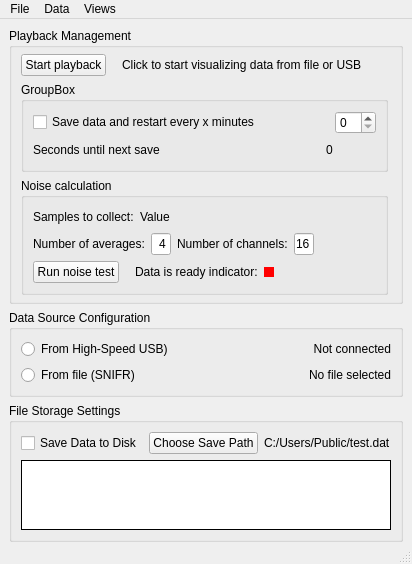
<?xml version="1.0" encoding="UTF-8"?>
<ui version="4.0">
 <class>RTVTControlWindow</class>
 <widget class="QMainWindow" name="RTVTControlWindow">
  <property name="geometry">
   <rect>
    <x>0</x>
    <y>0</y>
    <width>383</width>
    <height>533</height>
   </rect>
  </property>
  <property name="windowTitle">
   <string>MainWindow</string>
  </property>
  <widget class="QWidget" name="centralwidget">
   <layout class="QVBoxLayout" name="verticalLayout">
    <property name="bottomMargin">
     <number>0</number>
    </property>
    <item>
     <widget class="QGroupBox" name="groupBox">
      <property name="title">
       <string>Playback Management</string>
      </property>
      <layout class="QVBoxLayout" name="verticalLayout_2">
       <property name="spacing">
        <number>6</number>
       </property>
       <property name="topMargin">
        <number>6</number>
       </property>
       <property name="rightMargin">
        <number>12</number>
       </property>
       <property name="bottomMargin">
        <number>6</number>
       </property>
       <item>
        <layout class="QHBoxLayout" name="horizontalLayout_3">
         <item>
          <widget class="QPushButton" name="playWithoutRecordingButton">
           <property name="text">
            <string>Start playback</string>
           </property>
          </widget>
         </item>
         <item>
          <spacer name="horizontalSpacer_6">
           <property name="orientation">
            <enum>Qt::Horizontal</enum>
           </property>
           <property name="sizeType">
            <enum>QSizePolicy::Fixed</enum>
           </property>
           <property name="sizeHint" stdset="0">
            <size>
             <width>10</width>
             <height>20</height>
            </size>
           </property>
          </spacer>
         </item>
         <item>
          <widget class="QLabel" name="label">
           <property name="text">
            <string>Click to start visualizing data from file or USB</string>
           </property>
          </widget>
         </item>
         <item>
          <spacer name="horizontalSpacer_9">
           <property name="orientation">
            <enum>Qt::Horizontal</enum>
           </property>
           <property name="sizeHint" stdset="0">
            <size>
             <width>40</width>
             <height>20</height>
            </size>
           </property>
          </spacer>
         </item>
        </layout>
       </item>
       <item>
        <widget class="QGroupBox" name="groupBox_4">
         <property name="title">
          <string>GroupBox</string>
         </property>
         <layout class="QVBoxLayout" name="verticalLayout_4">
          <item>
           <layout class="QHBoxLayout" name="horizontalLayout_9">
            <item>
             <widget class="QCheckBox" name="recursiveSaveCheckbox">
              <property name="text">
               <string>Save data and restart every x minutes</string>
              </property>
             </widget>
            </item>
            <item>
             <spacer name="horizontalSpacer_8">
              <property name="orientation">
               <enum>Qt::Horizontal</enum>
              </property>
              <property name="sizeHint" stdset="0">
               <size>
                <width>40</width>
                <height>20</height>
               </size>
              </property>
             </spacer>
            </item>
            <item>
             <widget class="QSpinBox" name="recursiveSaveSpinbox"/>
            </item>
           </layout>
          </item>
          <item>
           <layout class="QHBoxLayout" name="horizontalLayout_8">
            <item>
             <widget class="QLabel" name="label_6">
              <property name="text">
               <string>Seconds until next save</string>
              </property>
             </widget>
            </item>
            <item>
             <spacer name="horizontalSpacer_7">
              <property name="orientation">
               <enum>Qt::Horizontal</enum>
              </property>
              <property name="sizeHint" stdset="0">
               <size>
                <width>40</width>
                <height>20</height>
               </size>
              </property>
             </spacer>
            </item>
            <item>
             <widget class="QLabel" name="countdownText">
              <property name="minimumSize">
               <size>
                <width>50</width>
                <height>0</height>
               </size>
              </property>
              <property name="layoutDirection">
               <enum>Qt::RightToLeft</enum>
              </property>
              <property name="text">
               <string>0</string>
              </property>
             </widget>
            </item>
           </layout>
          </item>
         </layout>
        </widget>
       </item>
       <item>
        <widget class="QGroupBox" name="groupBox_3">
         <property name="title">
          <string>Noise calculation</string>
         </property>
         <layout class="QVBoxLayout" name="verticalLayout_3">
          <item>
           <layout class="QHBoxLayout" name="horizontalLayout_7">
            <item>
             <widget class="QLabel" name="label_4">
              <property name="sizePolicy">
               <sizepolicy hsizetype="Minimum" vsizetype="Preferred">
                <horstretch>0</horstretch>
                <verstretch>0</verstretch>
               </sizepolicy>
              </property>
              <property name="text">
               <string>Samples to collect:</string>
              </property>
             </widget>
            </item>
            <item>
             <widget class="QLabel" name="samplesToCollectLabel">
              <property name="sizePolicy">
               <sizepolicy hsizetype="MinimumExpanding" vsizetype="Preferred">
                <horstretch>0</horstretch>
                <verstretch>0</verstretch>
               </sizepolicy>
              </property>
              <property name="minimumSize">
               <size>
                <width>50</width>
                <height>0</height>
               </size>
              </property>
              <property name="maximumSize">
               <size>
                <width>16777215</width>
                <height>100</height>
               </size>
              </property>
              <property name="text">
               <string>Value</string>
              </property>
              <property name="alignment">
               <set>Qt::AlignLeading|Qt::AlignLeft|Qt::AlignVCenter</set>
              </property>
             </widget>
            </item>
            <item>
             <spacer name="horizontalSpacer_2">
              <property name="orientation">
               <enum>Qt::Horizontal</enum>
              </property>
              <property name="sizeType">
               <enum>QSizePolicy::Fixed</enum>
              </property>
              <property name="sizeHint" stdset="0">
               <size>
                <width>10</width>
                <height>20</height>
               </size>
              </property>
             </spacer>
            </item>
           </layout>
          </item>
          <item>
           <layout class="QHBoxLayout" name="horizontalLayout_5">
            <item>
             <widget class="QLabel" name="label_3">
              <property name="sizePolicy">
               <sizepolicy hsizetype="Fixed" vsizetype="Preferred">
                <horstretch>0</horstretch>
                <verstretch>0</verstretch>
               </sizepolicy>
              </property>
              <property name="text">
               <string>Number of averages:</string>
              </property>
             </widget>
            </item>
            <item>
             <widget class="QLineEdit" name="numAveragesText">
              <property name="sizePolicy">
               <sizepolicy hsizetype="Fixed" vsizetype="Fixed">
                <horstretch>0</horstretch>
                <verstretch>0</verstretch>
               </sizepolicy>
              </property>
              <property name="maximumSize">
               <size>
                <width>20</width>
                <height>16777215</height>
               </size>
              </property>
              <property name="text">
               <string>4</string>
              </property>
              <property name="maxLength">
               <number>10</number>
              </property>
              <property name="alignment">
               <set>Qt::AlignRight|Qt::AlignTrailing|Qt::AlignVCenter</set>
              </property>
             </widget>
            </item>
            <item>
             <widget class="QLabel" name="label_5">
              <property name="sizePolicy">
               <sizepolicy hsizetype="Fixed" vsizetype="Preferred">
                <horstretch>0</horstretch>
                <verstretch>0</verstretch>
               </sizepolicy>
              </property>
              <property name="text">
               <string>Number of channels:</string>
              </property>
             </widget>
            </item>
            <item>
             <widget class="QLineEdit" name="numberOfChannelsToViewField">
              <property name="sizePolicy">
               <sizepolicy hsizetype="Fixed" vsizetype="Fixed">
                <horstretch>0</horstretch>
                <verstretch>0</verstretch>
               </sizepolicy>
              </property>
              <property name="maximumSize">
               <size>
                <width>20</width>
                <height>16777215</height>
               </size>
              </property>
              <property name="text">
               <string>16</string>
              </property>
              <property name="alignment">
               <set>Qt::AlignRight|Qt::AlignTrailing|Qt::AlignVCenter</set>
              </property>
             </widget>
            </item>
            <item>
             <spacer name="horizontalSpacer">
              <property name="orientation">
               <enum>Qt::Horizontal</enum>
              </property>
              <property name="sizeType">
               <enum>QSizePolicy::MinimumExpanding</enum>
              </property>
              <property name="sizeHint" stdset="0">
               <size>
                <width>20</width>
                <height>20</height>
               </size>
              </property>
             </spacer>
            </item>
           </layout>
          </item>
          <item>
           <layout class="QHBoxLayout" name="horizontalLayout_6">
            <item>
             <widget class="QPushButton" name="runNoiseTestButton">
              <property name="text">
               <string>Run noise test</string>
              </property>
             </widget>
            </item>
            <item>
             <spacer name="horizontalSpacer_4">
              <property name="orientation">
               <enum>Qt::Horizontal</enum>
              </property>
              <property name="sizeType">
               <enum>QSizePolicy::Fixed</enum>
              </property>
              <property name="sizeHint" stdset="0">
               <size>
                <width>10</width>
                <height>20</height>
               </size>
              </property>
             </spacer>
            </item>
            <item>
             <widget class="QLabel" name="label_2">
              <property name="text">
               <string>Data is ready indicator:</string>
              </property>
             </widget>
            </item>
            <item>
             <widget class="QLabel" name="dataReadyIndicator">
              <property name="sizePolicy">
               <sizepolicy hsizetype="Fixed" vsizetype="Fixed">
                <horstretch>0</horstretch>
                <verstretch>0</verstretch>
               </sizepolicy>
              </property>
              <property name="minimumSize">
               <size>
                <width>10</width>
                <height>10</height>
               </size>
              </property>
              <property name="maximumSize">
               <size>
                <width>10</width>
                <height>10</height>
               </size>
              </property>
              <property name="autoFillBackground">
               <bool>false</bool>
              </property>
              <property name="styleSheet">
               <string notr="true">background-color: rgb(255, 0, 0);</string>
              </property>
              <property name="text">
               <string/>
              </property>
              <property name="textFormat">
               <enum>Qt::PlainText</enum>
              </property>
              <property name="scaledContents">
               <bool>true</bool>
              </property>
              <property name="alignment">
               <set>Qt::AlignBottom|Qt::AlignLeading|Qt::AlignLeft</set>
              </property>
             </widget>
            </item>
            <item>
             <spacer name="horizontalSpacer_3">
              <property name="orientation">
               <enum>Qt::Horizontal</enum>
              </property>
              <property name="sizeHint" stdset="0">
               <size>
                <width>40</width>
                <height>20</height>
               </size>
              </property>
             </spacer>
            </item>
           </layout>
          </item>
         </layout>
        </widget>
       </item>
      </layout>
     </widget>
    </item>
    <item>
     <widget class="QGroupBox" name="groupBox_2">
      <property name="title">
       <string>Data Source Configuration</string>
      </property>
      <layout class="QVBoxLayout" name="verticalLayout_8">
       <item>
        <layout class="QHBoxLayout" name="horizontalLayout">
         <item>
          <widget class="QRadioButton" name="usesHSUSBRadioButton">
           <property name="text">
            <string>From High-Speed USB)</string>
           </property>
           <property name="checked">
            <bool>false</bool>
           </property>
          </widget>
         </item>
         <item>
          <widget class="QLabel" name="hsUSBConnectedLabel">
           <property name="layoutDirection">
            <enum>Qt::RightToLeft</enum>
           </property>
           <property name="text">
            <string>Not connected</string>
           </property>
           <property name="alignment">
            <set>Qt::AlignRight|Qt::AlignTrailing|Qt::AlignVCenter</set>
           </property>
          </widget>
         </item>
        </layout>
       </item>
       <item>
        <layout class="QHBoxLayout" name="horizontalLayout_2">
         <item>
          <widget class="QRadioButton" name="usesDataFromFileRadioButton">
           <property name="text">
            <string>From file (SNIFR)</string>
           </property>
          </widget>
         </item>
         <item>
          <widget class="QLabel" name="fromDataFileLabel">
           <property name="layoutDirection">
            <enum>Qt::RightToLeft</enum>
           </property>
           <property name="text">
            <string>No file selected</string>
           </property>
           <property name="alignment">
            <set>Qt::AlignRight|Qt::AlignTrailing|Qt::AlignVCenter</set>
           </property>
          </widget>
         </item>
        </layout>
       </item>
      </layout>
     </widget>
    </item>
    <item>
     <widget class="QGroupBox" name="configurationSettingsBox">
      <property name="sizePolicy">
       <sizepolicy hsizetype="Preferred" vsizetype="Expanding">
        <horstretch>0</horstretch>
        <verstretch>0</verstretch>
       </sizepolicy>
      </property>
      <property name="title">
       <string>File Storage Settings</string>
      </property>
      <layout class="QVBoxLayout" name="verticalLayout_6">
       <item>
        <layout class="QHBoxLayout" name="horizontalLayout_4">
         <item>
          <widget class="QCheckBox" name="saveDataToDiskCheckBox">
           <property name="text">
            <string>Save Data to Disk</string>
           </property>
          </widget>
         </item>
         <item>
          <widget class="QPushButton" name="setSavePathButton">
           <property name="text">
            <string>Choose Save Path</string>
           </property>
          </widget>
         </item>
         <item>
          <widget class="QLabel" name="saveDataPathLabel">
           <property name="text">
            <string notr="true">C:/Users/Public/test.dat</string>
           </property>
           <property name="textFormat">
            <enum>Qt::PlainText</enum>
           </property>
           <property name="scaledContents">
            <bool>false</bool>
           </property>
           <property name="textInteractionFlags">
            <set>Qt::LinksAccessibleByMouse|Qt::TextSelectableByMouse</set>
           </property>
          </widget>
         </item>
         <item>
          <spacer name="horizontalSpacer_5">
           <property name="orientation">
            <enum>Qt::Horizontal</enum>
           </property>
           <property name="sizeHint" stdset="0">
            <size>
             <width>40</width>
             <height>20</height>
            </size>
           </property>
          </spacer>
         </item>
        </layout>
       </item>
       <item>
        <widget class="QTextBrowser" name="statusHistoryField">
         <property name="frameShape">
          <enum>QFrame::Box</enum>
         </property>
         <property name="frameShadow">
          <enum>QFrame::Plain</enum>
         </property>
         <property name="readOnly">
          <bool>false</bool>
         </property>
        </widget>
       </item>
      </layout>
     </widget>
    </item>
   </layout>
  </widget>
  <widget class="QMenuBar" name="menubar">
   <property name="geometry">
    <rect>
     <x>0</x>
     <y>0</y>
     <width>383</width>
     <height>18</height>
    </rect>
   </property>
   <widget class="QMenu" name="menuFile">
    <property name="title">
     <string>File</string>
    </property>
    <addaction name="separator"/>
    <addaction name="actionExit"/>
   </widget>
   <widget class="QMenu" name="menuViews">
    <property name="title">
     <string>Views</string>
    </property>
    <addaction name="actionShow_array_window"/>
    <addaction name="actionShow_HUD"/>
    <addaction name="separator"/>
   </widget>
   <widget class="QMenu" name="menuData">
    <property name="title">
     <string>Data</string>
    </property>
    <addaction name="actionLoad_coefficients_file"/>
    <addaction name="actionLoad_data_from_file"/>
    <addaction name="separator"/>
    <addaction name="actionSave_SNIFFR_to_dat"/>
   </widget>
   <addaction name="menuFile"/>
   <addaction name="menuData"/>
   <addaction name="menuViews"/>
  </widget>
  <widget class="QStatusBar" name="statusbar"/>
  <action name="actionExit">
   <property name="text">
    <string>Exit</string>
   </property>
   <property name="shortcut">
    <string>Alt+Shift+Q</string>
   </property>
  </action>
  <action name="actionShow_array_window">
   <property name="text">
    <string>Show array window</string>
   </property>
   <property name="shortcut">
    <string>Alt+Shift+A</string>
   </property>
  </action>
  <action name="actionShow_HUD">
   <property name="enabled">
    <bool>true</bool>
   </property>
   <property name="text">
    <string>Show HUD</string>
   </property>
   <property name="shortcut">
    <string>Alt+Shift+H</string>
   </property>
  </action>
  <action name="actionLoad_data_from_file">
   <property name="text">
    <string>Load data from file</string>
   </property>
   <property name="shortcut">
    <string>Alt+Shift+L</string>
   </property>
  </action>
  <action name="actionLoad_coefficients_file">
   <property name="text">
    <string>Load coefficients file</string>
   </property>
   <property name="shortcut">
    <string>Alt+Shift+C</string>
   </property>
  </action>
  <action name="actionSave_SNIFFR_to_dat">
   <property name="text">
    <string>Save SNIFFR to dat</string>
   </property>
  </action>
 </widget>
 <resources/>
 <connections/>
</ui>
